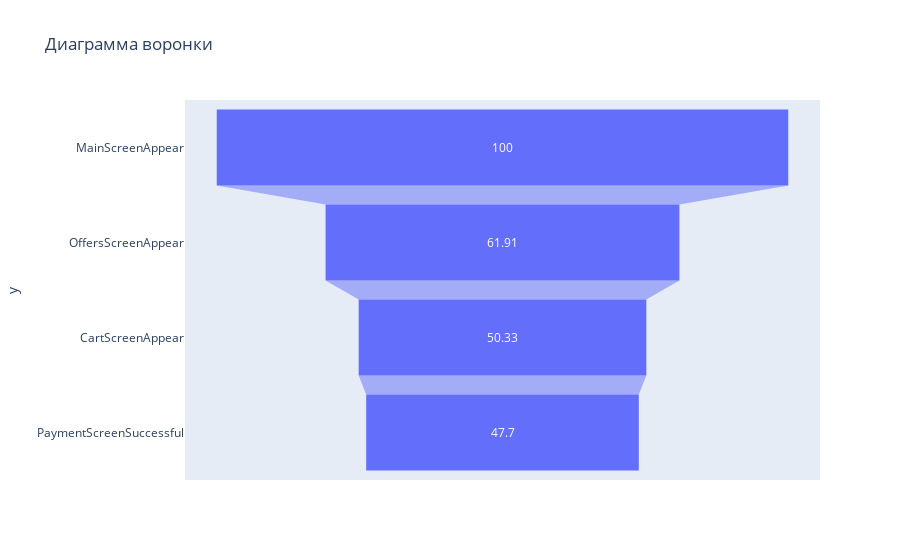

Here is the notebook cell this chart was saved with:
### Code cell
# построим диаграмму воронки
fig = px.funnel(df, x = visitors['funnel_all%'], y = visitors['event_name'], title = "Диаграмма воронки")
fig.show()

### Figure 1 — Plotly figure (JSON) as saved in the notebook; plotly's stock layout.template omitted (floating-point values rounded to 4 significant figures)
{"data": [{"hovertemplate": "x=%{x}<br>y=%{y}<extra></extra>", "legendgroup": "", "marker": {"color": "#636efa"}, "name": "", "orientation": "h", "showlegend": false, "type": "funnel", "x": [100, 61.91, 50.33, 47.7], "xaxis": "x", "y": ["MainScreenAppear", "OffersScreenAppear", "CartScreenAppear", "PaymentScreenSuccessful"], "yaxis": "y"}], "layout": {"legend": {"tracegroupgap": 0}, "title": {"text": "Диаграмма воронки"}, "xaxis": {"anchor": "y", "domain": [0, 1], "title": {"text": "x"}}, "yaxis": {"anchor": "x", "domain": [0, 1], "title": {"text": "y"}}}}
